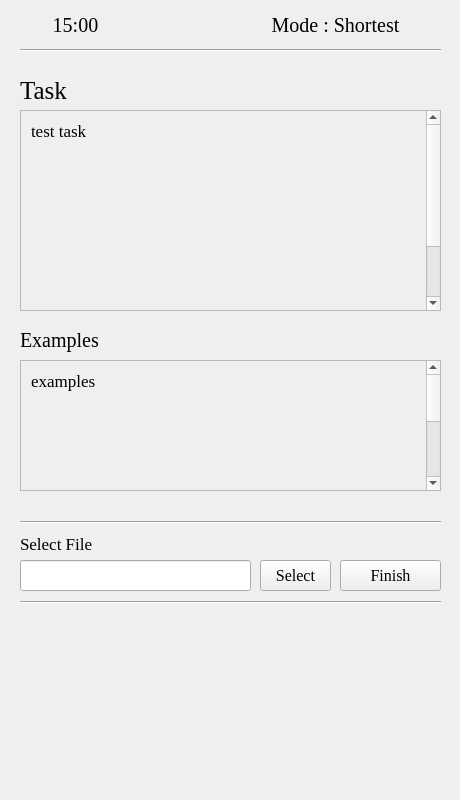
<?xml version="1.0" encoding="UTF-8"?>
<ui version="4.0">
 <class>MainWindow</class>
 <widget class="QMainWindow" name="MainWindow">
  <property name="geometry">
   <rect>
    <x>0</x>
    <y>0</y>
    <width>460</width>
    <height>800</height>
   </rect>
  </property>
  <property name="sizePolicy">
   <sizepolicy hsizetype="Preferred" vsizetype="Preferred">
    <horstretch>0</horstretch>
    <verstretch>0</verstretch>
   </sizepolicy>
  </property>
  <property name="minimumSize">
   <size>
    <width>460</width>
    <height>800</height>
   </size>
  </property>
  <property name="maximumSize">
   <size>
    <width>460</width>
    <height>800</height>
   </size>
  </property>
  <property name="font">
   <font>
    <family>Times New Roman</family>
    <pointsize>15</pointsize>
   </font>
  </property>
  <property name="windowTitle">
   <string>Clash of Code</string>
  </property>
  <property name="windowIcon">
   <iconset>
    <normaloff>../assets/logo.png</normaloff>../assets/logo.png</iconset>
  </property>
  <property name="documentMode">
   <bool>true</bool>
  </property>
  <widget class="QWidget" name="centralwidget">
   <widget class="QLabel" name="Timer">
    <property name="geometry">
     <rect>
      <x>20</x>
      <y>10</y>
      <width>111</width>
      <height>31</height>
     </rect>
    </property>
    <property name="text">
     <string>15:00</string>
    </property>
    <property name="alignment">
     <set>Qt::AlignCenter</set>
    </property>
   </widget>
   <widget class="QScrollArea" name="task_container">
    <property name="geometry">
     <rect>
      <x>20</x>
      <y>110</y>
      <width>421</width>
      <height>201</height>
     </rect>
    </property>
    <property name="horizontalScrollBarPolicy">
     <enum>Qt::ScrollBarAlwaysOff</enum>
    </property>
    <property name="sizeAdjustPolicy">
     <enum>QAbstractScrollArea::AdjustToContents</enum>
    </property>
    <property name="widgetResizable">
     <bool>false</bool>
    </property>
    <widget class="QWidget" name="scrollAreaWidgetContents">
     <property name="geometry">
      <rect>
       <x>0</x>
       <y>0</y>
       <width>419</width>
       <height>279</height>
      </rect>
     </property>
     <widget class="QLabel" name="task_desc">
      <property name="geometry">
       <rect>
        <x>10</x>
        <y>10</y>
        <width>381</width>
        <height>351</height>
       </rect>
      </property>
      <property name="font">
       <font>
        <pointsize>13</pointsize>
       </font>
      </property>
      <property name="text">
       <string>test task</string>
      </property>
      <property name="textFormat">
       <enum>Qt::AutoText</enum>
      </property>
      <property name="alignment">
       <set>Qt::AlignLeading|Qt::AlignLeft|Qt::AlignTop</set>
      </property>
      <property name="wordWrap">
       <bool>true</bool>
      </property>
     </widget>
    </widget>
   </widget>
   <widget class="Line" name="top_divider">
    <property name="geometry">
     <rect>
      <x>20</x>
      <y>40</y>
      <width>421</width>
      <height>20</height>
     </rect>
    </property>
    <property name="orientation">
     <enum>Qt::Horizontal</enum>
    </property>
   </widget>
   <widget class="QLabel" name="Mode">
    <property name="geometry">
     <rect>
      <x>230</x>
      <y>10</y>
      <width>211</width>
      <height>31</height>
     </rect>
    </property>
    <property name="text">
     <string>Mode : Shortest</string>
    </property>
    <property name="alignment">
     <set>Qt::AlignCenter</set>
    </property>
   </widget>
   <widget class="QLabel" name="Task">
    <property name="geometry">
     <rect>
      <x>20</x>
      <y>80</y>
      <width>81</width>
      <height>21</height>
     </rect>
    </property>
    <property name="font">
     <font>
      <pointsize>19</pointsize>
     </font>
    </property>
    <property name="text">
     <string>Task</string>
    </property>
   </widget>
   <widget class="QLabel" name="Examples">
    <property name="geometry">
     <rect>
      <x>20</x>
      <y>325</y>
      <width>111</width>
      <height>31</height>
     </rect>
    </property>
    <property name="text">
     <string>Examples</string>
    </property>
   </widget>
   <widget class="QScrollArea" name="example_container">
    <property name="geometry">
     <rect>
      <x>20</x>
      <y>360</y>
      <width>421</width>
      <height>131</height>
     </rect>
    </property>
    <property name="horizontalScrollBarPolicy">
     <enum>Qt::ScrollBarAlwaysOff</enum>
    </property>
    <property name="sizeAdjustPolicy">
     <enum>QAbstractScrollArea::AdjustToContents</enum>
    </property>
    <property name="widgetResizable">
     <bool>false</bool>
    </property>
    <widget class="QWidget" name="scrollAreaWidgetContents_2">
     <property name="geometry">
      <rect>
       <x>0</x>
       <y>0</y>
       <width>419</width>
       <height>279</height>
      </rect>
     </property>
     <widget class="QLabel" name="examples">
      <property name="geometry">
       <rect>
        <x>10</x>
        <y>10</y>
        <width>401</width>
        <height>151</height>
       </rect>
      </property>
      <property name="font">
       <font>
        <pointsize>13</pointsize>
       </font>
      </property>
      <property name="text">
       <string>examples</string>
      </property>
      <property name="alignment">
       <set>Qt::AlignLeading|Qt::AlignLeft|Qt::AlignTop</set>
      </property>
      <property name="wordWrap">
       <bool>true</bool>
      </property>
     </widget>
    </widget>
   </widget>
   <widget class="Line" name="top_divider_2">
    <property name="geometry">
     <rect>
      <x>20</x>
      <y>512</y>
      <width>421</width>
      <height>20</height>
     </rect>
    </property>
    <property name="orientation">
     <enum>Qt::Horizontal</enum>
    </property>
   </widget>
   <widget class="Line" name="top_divider_3">
    <property name="geometry">
     <rect>
      <x>20</x>
      <y>592</y>
      <width>421</width>
      <height>20</height>
     </rect>
    </property>
    <property name="orientation">
     <enum>Qt::Horizontal</enum>
    </property>
   </widget>
   <widget class="QLineEdit" name="file">
    <property name="geometry">
     <rect>
      <x>20</x>
      <y>560</y>
      <width>231</width>
      <height>31</height>
     </rect>
    </property>
    <property name="font">
     <font>
      <pointsize>10</pointsize>
     </font>
    </property>
   </widget>
   <widget class="QLabel" name="Select_file">
    <property name="geometry">
     <rect>
      <x>20</x>
      <y>533</y>
      <width>121</width>
      <height>21</height>
     </rect>
    </property>
    <property name="font">
     <font>
      <pointsize>13</pointsize>
     </font>
    </property>
    <property name="text">
     <string>Select File</string>
    </property>
   </widget>
   <widget class="QPushButton" name="pushButton">
    <property name="geometry">
     <rect>
      <x>340</x>
      <y>560</y>
      <width>101</width>
      <height>31</height>
     </rect>
    </property>
    <property name="font">
     <font>
      <pointsize>12</pointsize>
     </font>
    </property>
    <property name="text">
     <string>Finish</string>
    </property>
   </widget>
   <widget class="QPushButton" name="pushButton_2">
    <property name="geometry">
     <rect>
      <x>260</x>
      <y>560</y>
      <width>71</width>
      <height>31</height>
     </rect>
    </property>
    <property name="font">
     <font>
      <pointsize>12</pointsize>
     </font>
    </property>
    <property name="text">
     <string>Select</string>
    </property>
   </widget>
  </widget>
 </widget>
 <resources/>
 <connections/>
</ui>
